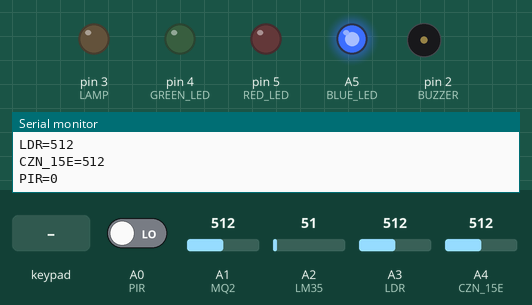
A sketch run on a simulated Arduino Uno, built with avr-gcc and run on an emulated ATmega328P. Shown: output pins drawn as LEDs (lit = HIGH), buzzer (waves = sounding, pin HIGH), the last lines printed to the serial monitor. The inputs (shaded band) are chosen by the test bench; at power-on: A3 (LDR) = 512, A0 (PIR) LOW, A1 (MQ2) = 512, A2 (LM35) = 51, A4 (CZN_15E) = 512.

Above: at 1.2 s.
1.3 s: keypad keys 0 0 0 0 * pressed 0.4 s apart
At 4.3 s:
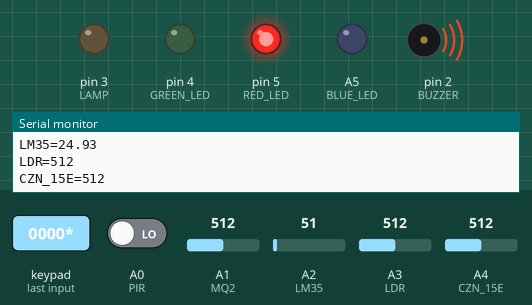
4.8 s: A3 (LDR) set to 408
7.8 s: A3 (LDR) set to 387
At 9.0 s:
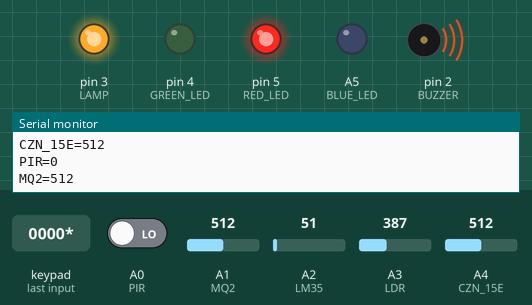
9.3 s: keypad keys 1 3 1 2 1 1 1 0 * pressed 0.4 s apart
At 12.59 s:
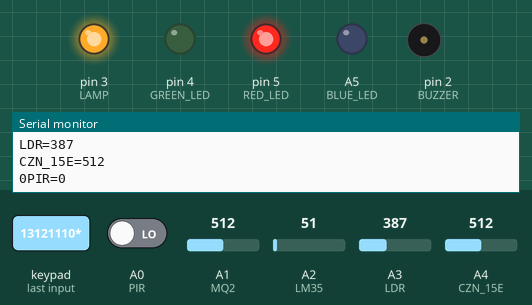
14.4 s: keypad keys 0 0 0 0 * pressed 0.4 s apart
At 17.6 s:
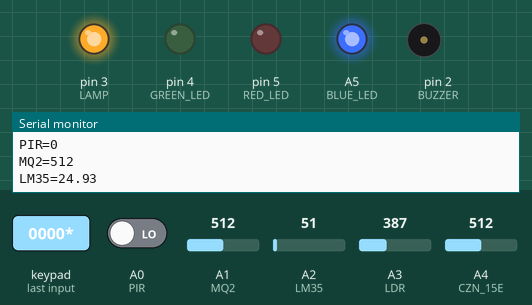
17.9 s: keypad keys 9 8 7 6 * pressed 0.4 s apart
At 19.55 s:
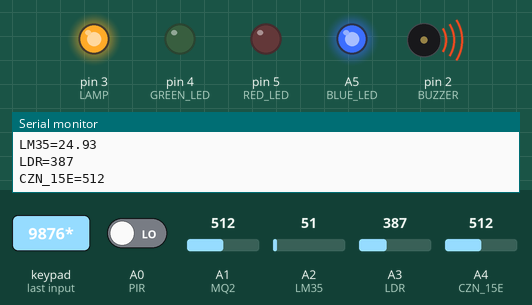
Timing chart, 0 to 21.1 s (numbered marks = the images above; inputs shaded):
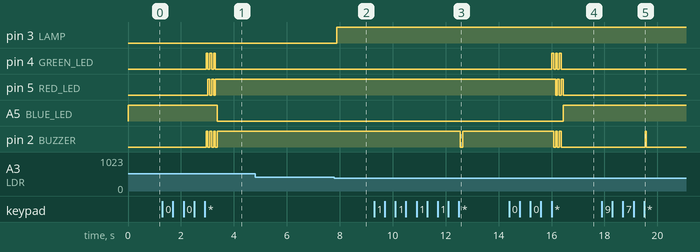

The sketch:

Security_System_Using_Arduino.ino
```cpp
#include <Keypad.h>
#include <Password.h>

//conflict test
//JFT


const byte ROWS = 4; //four rows

const byte COLS = 4; //four columns

const char keys[ROWS][COLS] = {
    {'1','2','3','A'},
    {'4','5','6','B'},
    {'7','8','9','C'},
    {'*','0','#','D'}
  };

const byte rowPins[ROWS] = {13,12,11,10};

const byte colPins[COLS] = {9,8,7,6};

Keypad    keypad { makeKeymap(keys), rowPins, colPins, ROWS, COLS };


const byte PIR=A0;
const byte MQ2=A1;
const byte LM35=A2;
const byte LDR=A3;
const byte CZN_15E=A4;
const byte BLUE_LED=A5;
const byte BUZZER=2;
const byte LAMP=3;
const byte GREEN_LED=4;
const byte RED_LED=5;


Password passwd = Password("0000");


bool ACTIVE=false;
bool ALARM=false;
int WRONG_G=0;


int PIR_STATE=LOW;
int MQ2_STATE;
float LM35_STATE;
int LDR_STATE;
int CZN_15E_STATE;


void setup() {

  Serial.begin(9600);
  pinMode(BLUE_LED,OUTPUT);
  pinMode(PIR,INPUT);
  pinMode(MQ2,INPUT);
  pinMode(LM35,INPUT);
  pinMode(LDR,INPUT);
  pinMode(CZN_15E,INPUT);
  pinMode(BUZZER,OUTPUT);
  pinMode(LAMP,OUTPUT);
  pinMode(GREEN_LED,OUTPUT);
  pinMode(RED_LED,OUTPUT);
  digitalWrite(BLUE_LED,HIGH);
}


void loop() {

  PIR_STATE=digitalRead(PIR);
  MQ2_STATE=analogRead(MQ2);
  LM35_STATE=analogRead(LM35)*0.488758;
  LDR_STATE=analogRead(LDR);
  CZN_15E_STATE=analogRead(CZN_15E);


   Serial.print("PIR=");
   Serial.println(PIR_STATE);
   Serial.print("MQ2=");
   Serial.println(MQ2_STATE);
   Serial.print("LM35=");
   Serial.println(LM35_STATE);
   Serial.print("LDR=");
   Serial.println(LDR_STATE);
   Serial.print("CZN_15E=");
   Serial.println(CZN_15E_STATE);


  char key=keypad.getKey();
  if(key != NO_KEY ){
    switch (key)
  {
    case '*':
    Serial.print(passwd.evaluate());
    if(passwd.evaluate())
    {
      ALARM=false;
      WRONG_G=0;
      for(int i=0;i<3;i++)
      {
        digitalWrite(GREEN_LED,HIGH);
        digitalWrite(BUZZER,HIGH);
        delay(70);
        digitalWrite(RED_LED,HIGH);
        digitalWrite(GREEN_LED,LOW);
        digitalWrite(BUZZER,LOW);
        delay(70);
        digitalWrite(RED_LED,LOW);
      }
      if(ACTIVE)
      {
        digitalWrite(BLUE_LED,HIGH);
        ACTIVE=false;
      }
      else
      {
        digitalWrite(GREEN_LED,HIGH);
        digitalWrite(BLUE_LED,LOW);
        ACTIVE=true;
      }
    }
    else
    {
      WRONG_G++;
      if(WRONG_G<3)
      {
        for(int i=0;i<WRONG_G;i++)
        {
          digitalWrite(BUZZER,HIGH);
          delay(40);
          digitalWrite(BUZZER,LOW);
          delay(100);
        }
      }
      else if(WRONG_G>=3)
      {
        for(int i=0;i<10;i++)
        {
          digitalWrite(BUZZER,HIGH);
          delay(100);
          digitalWrite(BUZZER,LOW);
          delay(900);
        }
      }
    }
    passwd.reset();
    break;
    case '#':
      passwd.reset();
      break;
    default:
      passwd.append(key);
      break;
  }
  }


  if(ACTIVE && LDR_STATE<400)
  {
    digitalWrite(LAMP,HIGH);
  }
  else if(ACTIVE && LDR_STATE>400)
  {
    digitalWrite(LAMP,LOW);
  }

  if(ALARM)
  {
    digitalWrite(RED_LED,HIGH);
    digitalWrite(GREEN_LED,LOW);
    digitalWrite(BUZZER,HIGH);
  }
  else if(ACTIVE && !ALARM)
  {
    digitalWrite(RED_LED,LOW);
    digitalWrite(GREEN_LED,HIGH);
    digitalWrite(BUZZER,LOW);
  }
  else if(!ACTIVE && !ALARM)
  {
    digitalWrite(RED_LED,LOW);
    digitalWrite(GREEN_LED,LOW);
    digitalWrite(BUZZER,LOW);
  }

  if(LM35_STATE>50 && ACTIVE)
  {
    ALARM=true;
  }

  if(MQ2_STATE>840 && ACTIVE)
  {
    ALARM=true;
  }


  /*if(PIR_STATE && ACTIVE)
  {
    ALARM=true;
  }*/

  if(CZN_15E_STATE > 90 && ACTIVE)
  {
    ALARM=true;
  }
}
```

Measured:
- the behaviour switches between 400 and 399 on A3 (LDR) (found by bisection; images 1 and 2)
- after the input at 1.3 s, pin 4 (GREEN_LED): alternates HIGH for 0.07 s and LOW for 0.07 s, 6 changes in all, then stays LOW, starting after 1.7 s; pin 5 (RED_LED): alternates HIGH for 0.07 s and LOW for 0.07 s, 5 changes in all, then stays HIGH, starting after 1.7 s
- after the input at 7.8 s, pin 3 (LAMP): LOW → HIGH after 0.08 s
- after the input at 9.3 s, pin 2 (BUZZER): HIGH → LOW after 3.2 s, → HIGH 0.10 s later
- after the input at 14.4 s, pin 4 (GREEN_LED): alternates HIGH for 0.07 s and LOW for 0.07 s, 6 changes in all, then stays LOW, starting after 1.6 s; pin 5 (RED_LED): alternates HIGH for 0.07 s and LOW for 0.07 s, 5 changes in all, then stays LOW, starting after 1.8 s
- after the input at 17.9 s, pin 2 (BUZZER): LOW → HIGH after 1.6 s, → LOW 0.04 s later
